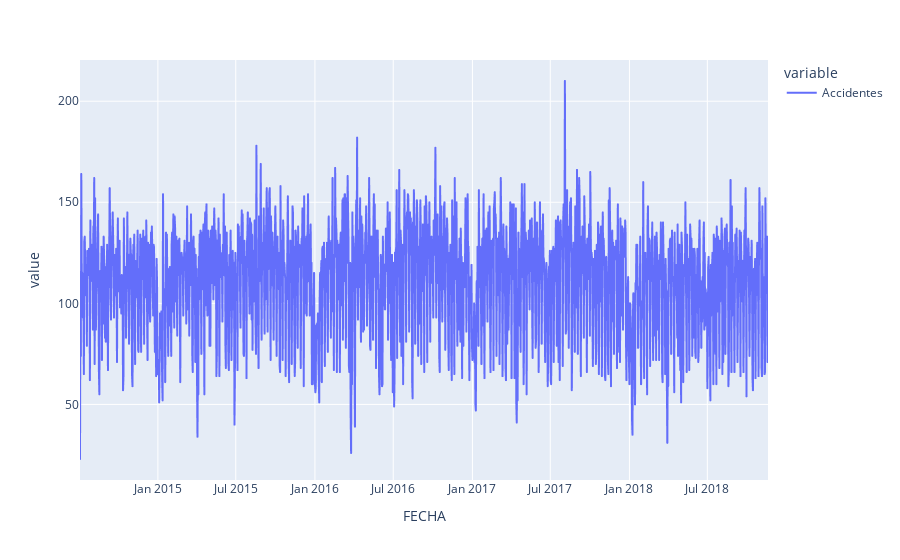

Notebook source saved alongside this figure:
### Code cell
px.line(accidentes)

### Figure 1 — Plotly figure (JSON) as saved in the notebook; plotly's stock layout.template omitted (floating-point values rounded to 4 significant figures; data arrays with more than 128 entries replaced by an {"elided": "..."} marker saying what was removed)
{"data": [{"hovertemplate": "variable=Accidentes<br>FECHA=%{x}<br>value=%{y}<extra></extra>", "legendgroup": "Accidentes", "line": {"color": "#636efa", "dash": "solid"}, "marker": {"symbol": "circle"}, "mode": "lines", "name": "Accidentes", "showlegend": true, "type": "scattergl", "x": {"elided": "1600 str values"}, "xaxis": "x", "y": {"elided": "1600 int values"}, "yaxis": "y"}], "layout": {"legend": {"title": {"text": "variable"}, "tracegroupgap": 0}, "margin": {"t": 60}, "xaxis": {"anchor": "y", "domain": [0, 1], "title": {"text": "FECHA"}}, "yaxis": {"anchor": "x", "domain": [0, 1], "title": {"text": "value"}}}}
